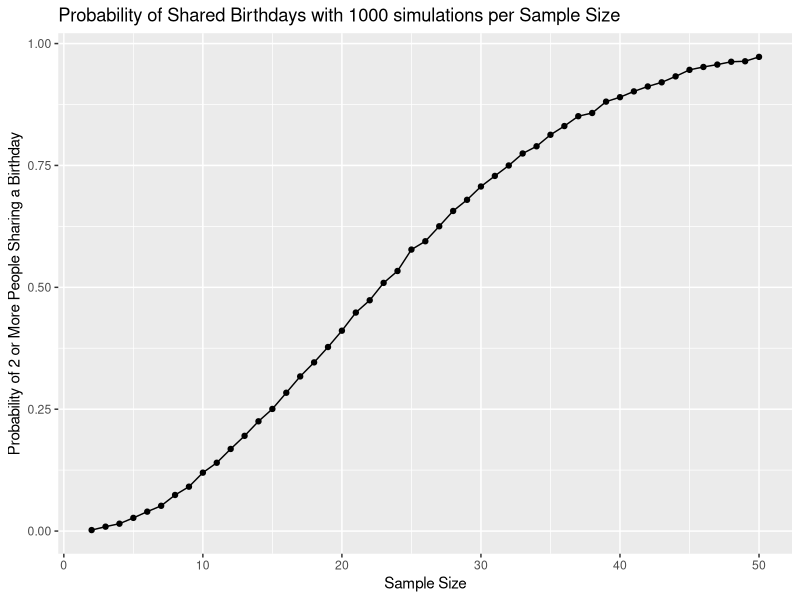
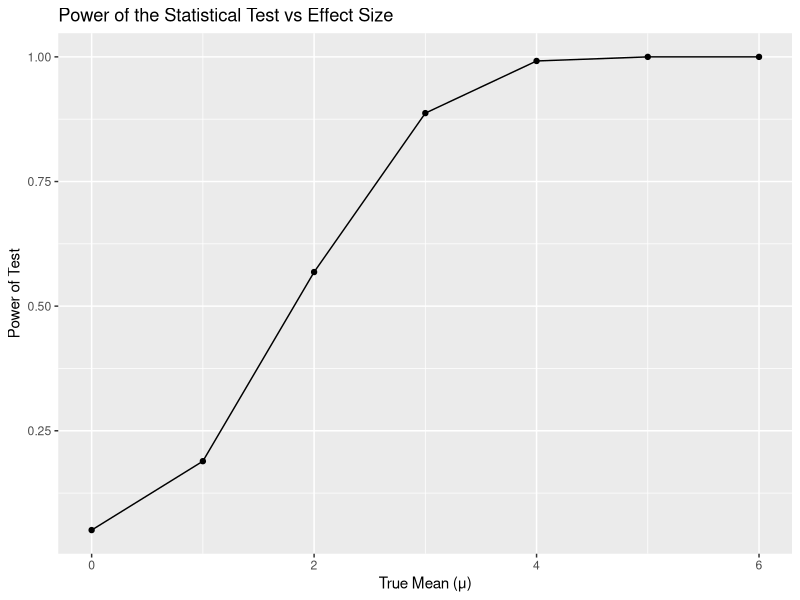
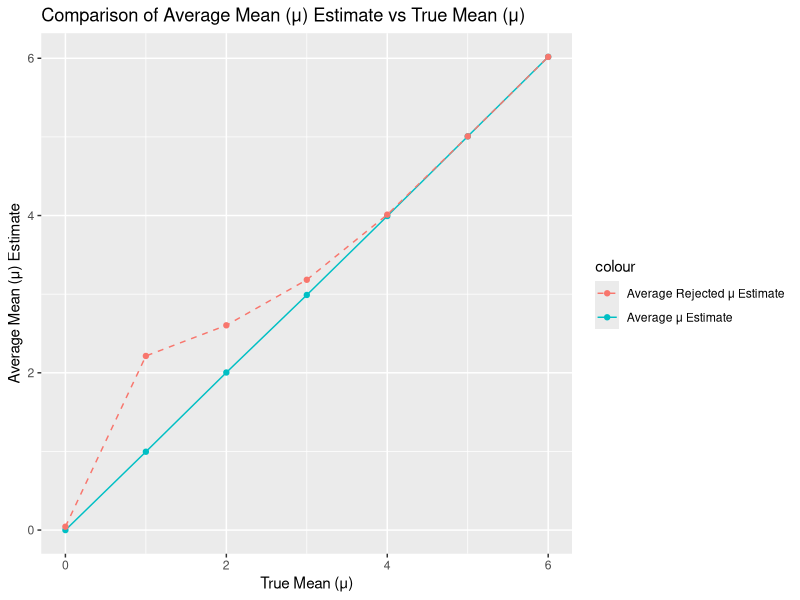

The R script that drew these images, in order:
## ---- chunk 1
library(tidyverse)
library(broom)
library(purrr)

## ---- chunk 2
set.seed(1)

birthdays_shared <- function(n) {
  birthdays <- sample(1:365, n, replace = TRUE)
  return(length(unique(birthdays)) < n)
}

group_sizes <- 2:50
probabilities <- numeric(length(group_sizes))

another_experiment <- function(n, number, birthdays_shared) {
  x = 0
  for(i in 1:number){
    birthdays_shared(n)
    
    if(birthdays_shared(n) == TRUE){
      x = x + 1
    }
    else{
      x = x
    }
  }
  x
}

for (i in 2:50) {
  number_of_successes <- another_experiment(i, 10000, birthdays_shared(i))
  probabilities[i-1] <- number_of_successes/10000
}

birthday_df <- data.frame(
  group_size = group_sizes,
  probability = probabilities
)

birthday_df |> ggplot(aes(x = group_size, y = probability)) +
  geom_point() + geom_line() +
  labs(x = "Sample Size",
       y = "Probability of 2 or More People Sharing a Birthday",
       title = "Probability of Shared Birthdays with 1000 simulations per Sample Size")

## ---- chunk 3

set.seed(1)

alpha <- 0.05
sample_size <- 30
sigma <- 5
mu_values <- 0:6

sim_mean_sd <- function(n, mu, sigma) {

  x = rnorm(n, mean = mu, sd = sigma)
  test <- t.test(x, mu = 0)
  
  tibble(
      mu_true = mu,
      mu_hat = mean(x),
      p_value = test$p.value
    )
}

sim_results_df = 
  expand_grid(
    true_mean = c(0, 1, 2, 3, 4, 5, 6),
    true_sd = sigma,
    iter = 1:5000
  ) |> mutate(
    estimate_df = 
      map(true_mean, \(mean) sim_mean_sd(sample_size, mu = mean, sigma))
  ) |> unnest(estimate_df)

summary_df <- sim_results_df |>
  group_by(mu_true) |>
  summarise(
    power = sum(p_value < alpha)/5000,
    average_mu_hat = mean(mu_hat),
    average_mu_hat_rejected = mean(mu_hat[p_value < alpha]))

ggplot(summary_df, aes(x = mu_true, y = power)) +
  geom_line() + geom_point() +
  labs(
    x = "True Mean (μ)",
    y = "Power of Test",
    title = "Power of the Statistical Test vs Effect Size"
  )

ggplot(summary_df, aes(x = mu_true)) +
  geom_point(aes(y = average_mu_hat, color = "Average μ Estimate")) +
  geom_line(aes(y = average_mu_hat, color = "Average μ Estimate")) +
  geom_point(aes(y = average_mu_hat_rejected, color = "Average Rejected μ Estimate")) +
  geom_line(aes(y = average_mu_hat_rejected, color = "Average Rejected μ Estimate"), linetype = "dashed") +
  labs(x = "True Mean (μ)",
       y = "Average Mean (μ) Estimate",
       title = "Comparison of Average Mean (μ) Estimate vs True Mean (μ)")

## ---- chunk 4

